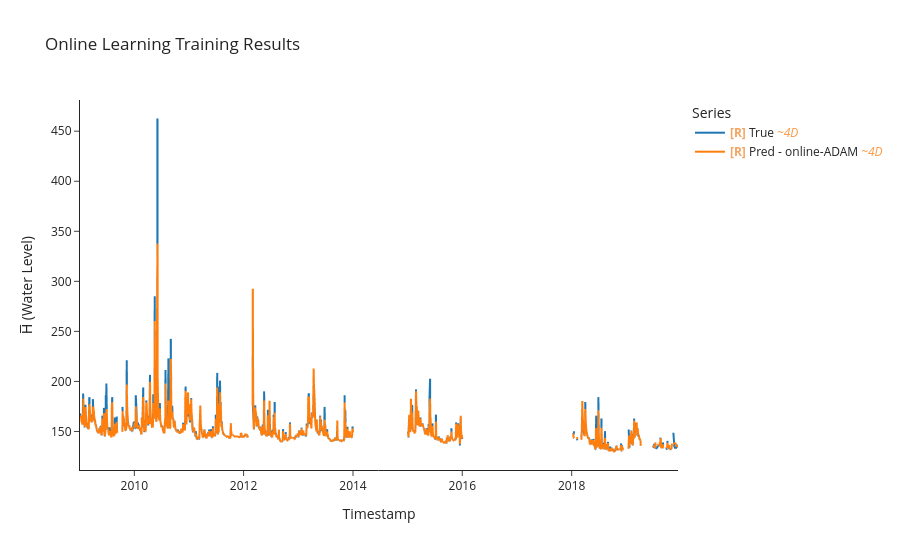

Here is the notebook cell this chart was saved with:
### Markdown cell above
## Online Training using ADAM

### Code cell
model, optimizer, criterion = build_mlp(LOOKBACK*N_FEATURES, HORIZON)

y_true, y_pred, time_indices, cutom_adam_batch_losses = uf.train_model_online(model, optimizer,criterion,
                                                                              train_ds, train_df,
                                                                              LOOKBACK, HORIZON, BATCH_SIZE)
#training results
uf.calculate_metrics_and_plot({"online-ADAM": (y_true, y_pred, time_indices)}, 
                              plot_title="Online Learning Training Results",
                              export_metrics= True,
                              export_html= True,
                              export_file_name='results/training/Online Learning Training Results')

### Figure 1 — Plotly figure (JSON) as saved in the notebook; plotly's stock layout.template omitted (floating-point values rounded to 4 significant figures; data arrays with more than 128 entries replaced by an {"elided": "..."} marker saying what was removed)
{"data": [{"hovertemplate": "Legend=True<br>Timestamp=%{x}<br>H̅ (Water Level)=%{y}<extra></extra>", "legendgroup": "True", "line": {"color": "#1f77b4", "dash": "solid", "width": 2}, "marker": {"symbol": "circle"}, "mode": "lines", "name": "<b style=\"color:sandybrown\">[R]</b> True <i style=\"color:#fc9944\">~4D</i>", "showlegend": true, "type": "scattergl", "uid": "207b1a3a-a14a-4dc7-b280-c164a739aeaf", "x": {"elided": "1011 str values"}, "xaxis": "x", "y": {"elided": "1011 float values"}, "yaxis": "y"}, {"hovertemplate": "Legend=Pred - online-ADAM<br>Timestamp=%{x}<br>H̅ (Water Level)=%{y}<extra></extra>", "legendgroup": "Pred - online-ADAM", "line": {"color": "#ff7f0e", "dash": "solid", "width": 2}, "marker": {"symbol": "circle"}, "mode": "lines", "name": "<b style=\"color:sandybrown\">[R]</b> Pred - online-ADAM <i style=\"color:#fc9944\">~4D</i>", "showlegend": true, "type": "scattergl", "uid": "d05e4f51-7f5b-4b17-88d4-d661c296d6c8", "x": {"elided": "1013 str values"}, "xaxis": "x", "y": {"elided": "1013 float values"}, "yaxis": "y"}], "layout": {"height": 550, "legend": {"title": {"text": "Series"}, "tracegroupgap": 0}, "title": {"text": "Online Learning Training Results"}, "xaxis": {"anchor": "y", "domain": [0, 1], "title": {"text": "Timestamp"}}, "yaxis": {"anchor": "x", "domain": [0, 1], "title": {"text": "H̅ (Water Level)"}}}}
